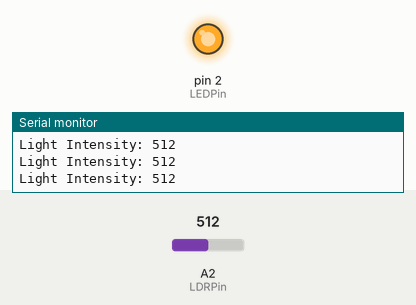
A sketch run on a simulated Arduino Uno, built with avr-gcc and run on an emulated ATmega328P. Parts: output pins drawn as LEDs (lit = HIGH), the last lines printed to the serial monitor. The test bench sets the inputs (shaded band); at power-on: A2 (LDRPin) = 512.

Above: at 1.2 s.
1.3 s: A2 (LDRPin) set to 188
2.8 s: A2 (LDRPin) set to 167
At 3.6 s:
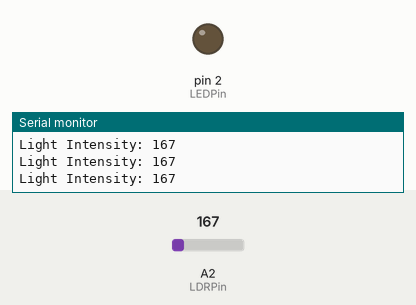
4.3 s: A2 (LDRPin) set to 213
7.3 s: A2 (LDRPin) set to 246
At 8.5 s:
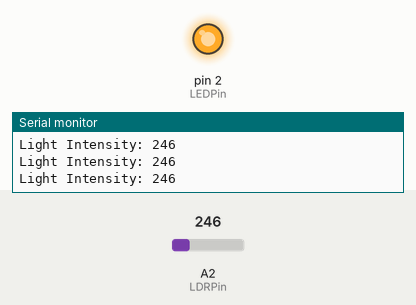
10.3 s: A2 (LDRPin) set to 170
At 10.7 s:
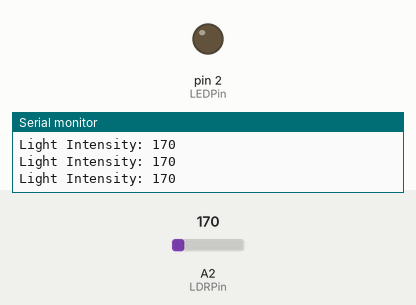
Timing chart, 0 to 13.3 s (numbered marks = the images above; inputs shaded):
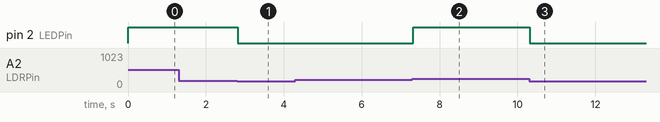

The sketch:

Sensing_Light_Intensity_Variation.ino
```cpp
int LDRPin=A2;//Setup LDR on A2 Pin
int LEDPin=2; // Set LEd on Pin 2
//These values below need to be changed based on ambient conditions
int highThreshold=230;
int lowThreshold=180;
void setup()
{
  Serial.begin(9600); //Setup Serial Terminal on 9600bps
  pinMode(LEDPin, OUTPUT);
}


void loop()
{
  Serial.print("Light Intensity: ");//Print a string without newline

  int lightIntensity=analogRead(LDRPin);// Measure Light Intensity
  Serial.println(lightIntensity);//Print light intensity to Serial Terminal
  if(lightIntensity> highThreshold) //LDR is covered, switch LED OFF
  {
      digitalWrite(LEDPin, HIGH);
  }

  if(lightIntensity< lowThreshold) //LDR is Lit, switch LED On
  {
      digitalWrite(LEDPin, LOW);
  }


}
```

Measured:
- the behaviour switches between 180 and 179 on A2 (LDRPin) (found by bisection; images 0 and 1)
- the behaviour switches between 230 and 231 on A2 (LDRPin) (found by bisection; images 1 and 2)
- after the input at 2.8 s, pin 2 (LEDPin): HIGH → LOW at once
- after the input at 7.3 s, pin 2 (LEDPin): LOW → HIGH at once
- after the input at 10.3 s, pin 2 (LEDPin): HIGH → LOW at once
